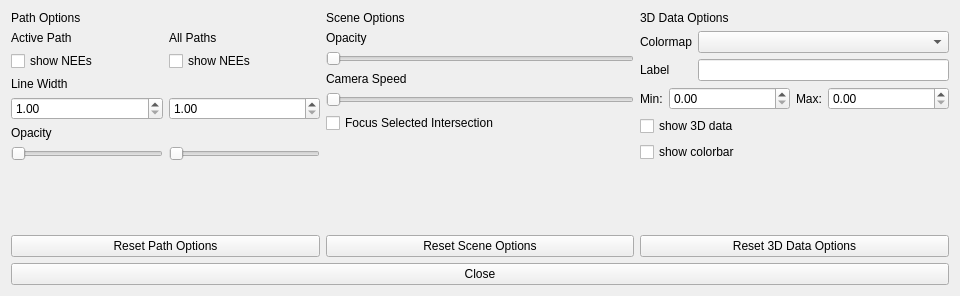
<?xml version="1.0" encoding="UTF-8"?>
<ui version="4.0">
 <class>uirendersceneoptions</class>
 <widget class="QWidget" name="uirendersceneoptions">
  <property name="enabled">
   <bool>true</bool>
  </property>
  <property name="geometry">
   <rect>
    <x>0</x>
    <y>0</y>
    <width>960</width>
    <height>296</height>
   </rect>
  </property>
  <property name="sizePolicy">
   <sizepolicy hsizetype="Fixed" vsizetype="Fixed">
    <horstretch>0</horstretch>
    <verstretch>0</verstretch>
   </sizepolicy>
  </property>
  <property name="minimumSize">
   <size>
    <width>0</width>
    <height>0</height>
   </size>
  </property>
  <property name="windowTitle">
   <string>Scene Options</string>
  </property>
  <layout class="QVBoxLayout" name="verticalLayout">
   <item>
    <layout class="QHBoxLayout" name="horizontalLayout">
     <item>
      <layout class="QVBoxLayout" name="verticalLayout_2">
       <item>
        <widget class="QLabel" name="labelPathOptions">
         <property name="text">
          <string>Path Options</string>
         </property>
        </widget>
       </item>
       <item>
        <layout class="QGridLayout" name="gridLayout">
         <item row="0" column="1">
          <widget class="QLabel" name="labelAllPaths">
           <property name="text">
            <string>All Paths</string>
           </property>
          </widget>
         </item>
         <item row="1" column="0">
          <widget class="QCheckBox" name="cbActiveNEEs">
           <property name="text">
            <string>show NEEs</string>
           </property>
          </widget>
         </item>
         <item row="3" column="1">
          <widget class="QDoubleSpinBox" name="dsbLineWidth">
           <property name="minimum">
            <double>1.000000000000000</double>
           </property>
           <property name="maximum">
            <double>20.000000000000000</double>
           </property>
          </widget>
         </item>
         <item row="1" column="1">
          <widget class="QCheckBox" name="cbNEEs">
           <property name="text">
            <string>show NEEs</string>
           </property>
          </widget>
         </item>
         <item row="5" column="1">
          <widget class="QSlider" name="sliderPathOpacity">
           <property name="maximum">
            <number>100</number>
           </property>
           <property name="singleStep">
            <number>5</number>
           </property>
           <property name="orientation">
            <enum>Qt::Horizontal</enum>
           </property>
          </widget>
         </item>
         <item row="0" column="0">
          <widget class="QLabel" name="labelActivePath">
           <property name="text">
            <string>Active Path</string>
           </property>
          </widget>
         </item>
         <item row="5" column="0">
          <widget class="QSlider" name="sliderActivePathOpacity">
           <property name="maximum">
            <number>100</number>
           </property>
           <property name="singleStep">
            <number>5</number>
           </property>
           <property name="orientation">
            <enum>Qt::Horizontal</enum>
           </property>
          </widget>
         </item>
         <item row="3" column="0">
          <widget class="QDoubleSpinBox" name="dsbActiveLineWidth">
           <property name="minimum">
            <double>1.000000000000000</double>
           </property>
           <property name="maximum">
            <double>20.000000000000000</double>
           </property>
          </widget>
         </item>
         <item row="2" column="0">
          <widget class="QLabel" name="labelLineWidth">
           <property name="text">
            <string>Line Width</string>
           </property>
          </widget>
         </item>
         <item row="4" column="0">
          <widget class="QLabel" name="labelOpacity">
           <property name="text">
            <string>Opacity</string>
           </property>
          </widget>
         </item>
        </layout>
       </item>
       <item>
        <spacer name="verticalSpacer">
         <property name="orientation">
          <enum>Qt::Vertical</enum>
         </property>
         <property name="sizeHint" stdset="0">
          <size>
           <width>0</width>
           <height>0</height>
          </size>
         </property>
        </spacer>
       </item>
       <item>
        <widget class="QPushButton" name="pbResetPathOptions">
         <property name="text">
          <string>Reset Path Options</string>
         </property>
        </widget>
       </item>
      </layout>
     </item>
     <item>
      <layout class="QVBoxLayout" name="verticalLayout_3">
       <item>
        <widget class="QLabel" name="labelSceneOptions">
         <property name="text">
          <string>Scene Options</string>
         </property>
        </widget>
       </item>
       <item>
        <layout class="QGridLayout" name="gridLayout_2">
         <item row="1" column="0">
          <widget class="QSlider" name="sliderSceneOpacity">
           <property name="maximum">
            <number>100</number>
           </property>
           <property name="singleStep">
            <number>5</number>
           </property>
           <property name="orientation">
            <enum>Qt::Horizontal</enum>
           </property>
          </widget>
         </item>
         <item row="2" column="0">
          <widget class="QLabel" name="labelMotionSpeed">
           <property name="text">
            <string>Camera Speed</string>
           </property>
           <property name="buddy">
            <cstring>sliderCameraSpeed</cstring>
           </property>
          </widget>
         </item>
         <item row="4" column="0">
          <widget class="QCheckBox" name="cbCameraFocusIntersection">
           <property name="text">
            <string>Focus Selected Intersection</string>
           </property>
          </widget>
         </item>
         <item row="3" column="0">
          <widget class="QSlider" name="sliderCameraSpeed">
           <property name="minimum">
            <number>1</number>
           </property>
           <property name="maximum">
            <number>100</number>
           </property>
           <property name="singleStep">
            <number>5</number>
           </property>
           <property name="orientation">
            <enum>Qt::Horizontal</enum>
           </property>
          </widget>
         </item>
         <item row="0" column="0">
          <widget class="QLabel" name="labelSceneOpacity">
           <property name="text">
            <string>Opacity</string>
           </property>
           <property name="buddy">
            <cstring>sliderSceneOpacity</cstring>
           </property>
          </widget>
         </item>
        </layout>
       </item>
       <item>
        <spacer name="verticalSpacer_3">
         <property name="orientation">
          <enum>Qt::Vertical</enum>
         </property>
         <property name="sizeHint" stdset="0">
          <size>
           <width>0</width>
           <height>0</height>
          </size>
         </property>
        </spacer>
       </item>
       <item>
        <widget class="QPushButton" name="pbResetSceneOptions">
         <property name="text">
          <string>Reset Scene Options</string>
         </property>
        </widget>
       </item>
      </layout>
     </item>
     <item>
      <layout class="QVBoxLayout" name="verticalLayout_5">
       <item>
        <widget class="QLabel" name="label3DDataOptions">
         <property name="text">
          <string>3D Data Options</string>
         </property>
        </widget>
       </item>
       <item>
        <layout class="QFormLayout" name="formLayout">
         <item row="0" column="0">
          <widget class="QLabel" name="labelColormap">
           <property name="text">
            <string>Colormap</string>
           </property>
           <property name="buddy">
            <cstring>cbColormap</cstring>
           </property>
          </widget>
         </item>
         <item row="0" column="1">
          <widget class="QComboBox" name="cbColormap">
           <property name="sizePolicy">
            <sizepolicy hsizetype="Expanding" vsizetype="Fixed">
             <horstretch>0</horstretch>
             <verstretch>0</verstretch>
            </sizepolicy>
           </property>
          </widget>
         </item>
         <item row="1" column="0">
          <widget class="QLabel" name="labelCmapLabel">
           <property name="text">
            <string>Label</string>
           </property>
           <property name="buddy">
            <cstring>leCmapLabel</cstring>
           </property>
          </widget>
         </item>
         <item row="1" column="1">
          <widget class="QLineEdit" name="leCmapLabel"/>
         </item>
        </layout>
       </item>
       <item>
        <layout class="QHBoxLayout" name="horizontalLayout_2">
         <item>
          <widget class="QLabel" name="labelCmapMin">
           <property name="text">
            <string>Min:</string>
           </property>
           <property name="buddy">
            <cstring>dsbCmapMin</cstring>
           </property>
          </widget>
         </item>
         <item>
          <widget class="QDoubleSpinBox" name="dsbCmapMin">
           <property name="sizePolicy">
            <sizepolicy hsizetype="Expanding" vsizetype="Fixed">
             <horstretch>0</horstretch>
             <verstretch>0</verstretch>
            </sizepolicy>
           </property>
           <property name="maximum">
            <double>1000000000.000000000000000</double>
           </property>
          </widget>
         </item>
         <item>
          <widget class="QLabel" name="labelCmapMax">
           <property name="text">
            <string>Max:</string>
           </property>
           <property name="buddy">
            <cstring>dsbCmapMax</cstring>
           </property>
          </widget>
         </item>
         <item>
          <widget class="QDoubleSpinBox" name="dsbCmapMax">
           <property name="sizePolicy">
            <sizepolicy hsizetype="Expanding" vsizetype="Fixed">
             <horstretch>0</horstretch>
             <verstretch>0</verstretch>
            </sizepolicy>
           </property>
           <property name="maximum">
            <double>1000000000.000000000000000</double>
           </property>
          </widget>
         </item>
        </layout>
       </item>
       <item>
        <layout class="QGridLayout" name="gridLayout_3">
         <item row="1" column="0">
          <widget class="QCheckBox" name="cbShowColorbar">
           <property name="text">
            <string>show colorbar</string>
           </property>
          </widget>
         </item>
         <item row="0" column="0">
          <widget class="QCheckBox" name="cbShow3DData">
           <property name="text">
            <string>show 3D data</string>
           </property>
          </widget>
         </item>
        </layout>
       </item>
       <item>
        <spacer name="verticalSpacer_2">
         <property name="orientation">
          <enum>Qt::Vertical</enum>
         </property>
         <property name="sizeHint" stdset="0">
          <size>
           <width>0</width>
           <height>0</height>
          </size>
         </property>
        </spacer>
       </item>
       <item>
        <widget class="QPushButton" name="pbReset3DDataOptions">
         <property name="text">
          <string>Reset 3D Data Options</string>
         </property>
        </widget>
       </item>
      </layout>
     </item>
    </layout>
   </item>
   <item>
    <widget class="QPushButton" name="pbClose">
     <property name="text">
      <string>Close</string>
     </property>
    </widget>
   </item>
  </layout>
 </widget>
 <tabstops>
  <tabstop>cbActiveNEEs</tabstop>
  <tabstop>cbNEEs</tabstop>
  <tabstop>dsbActiveLineWidth</tabstop>
  <tabstop>dsbLineWidth</tabstop>
  <tabstop>sliderActivePathOpacity</tabstop>
  <tabstop>sliderPathOpacity</tabstop>
  <tabstop>pbResetPathOptions</tabstop>
  <tabstop>sliderSceneOpacity</tabstop>
  <tabstop>sliderCameraSpeed</tabstop>
  <tabstop>cbCameraFocusIntersection</tabstop>
  <tabstop>pbResetSceneOptions</tabstop>
  <tabstop>cbColormap</tabstop>
  <tabstop>leCmapLabel</tabstop>
  <tabstop>dsbCmapMin</tabstop>
  <tabstop>dsbCmapMax</tabstop>
  <tabstop>cbShow3DData</tabstop>
  <tabstop>cbShowColorbar</tabstop>
  <tabstop>pbReset3DDataOptions</tabstop>
  <tabstop>pbClose</tabstop>
 </tabstops>
 <resources/>
 <connections/>
</ui>
